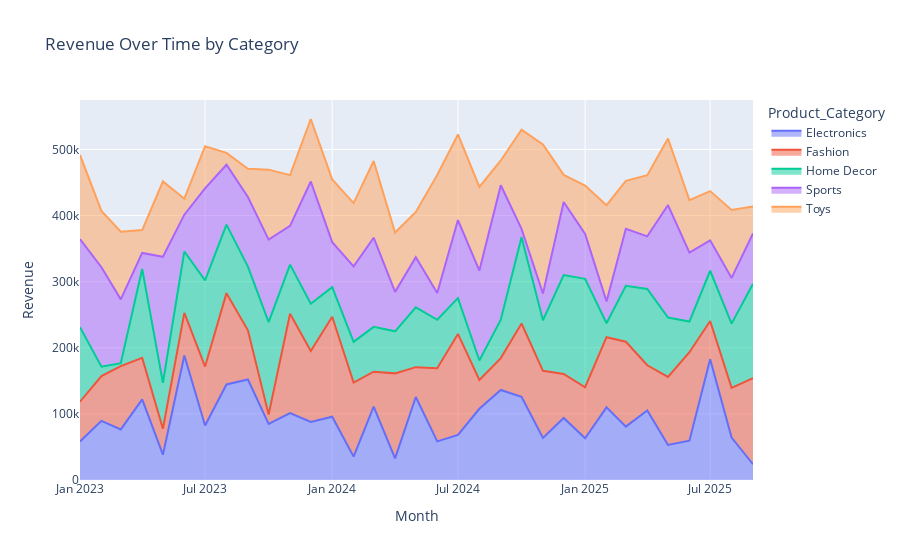

The notebook cell saved with this chart:
### Code cell
fig=px.area(monthly_sales, 
              x='Month', y='Revenue', color='Product_Category', 
              line_group='Product_Category', title='Revenue Over Time by Category')
fig.update_layout(xaxis_title='Month', yaxis_title='Revenue')
fig.show()

### Figure 1 — Plotly figure (JSON) as saved in the notebook; plotly's stock layout.template omitted (floating-point values rounded to 4 significant figures)
{"data": [{"fillpattern": {"shape": ""}, "hovertemplate": "Product_Category=Electronics<br>Month=%{x}<br>Revenue=%{y}<extra></extra>", "legendgroup": "Electronics", "line": {"color": "#636efa"}, "marker": {"symbol": "circle"}, "mode": "lines", "name": "Electronics", "orientation": "v", "showlegend": true, "stackgroup": "1", "type": "scatter", "x": ["2023-01", "2023-02", "2023-03", "2023-04", "2023-05", "2023-06", "2023-07", "2023-08", "2023-09", "2023-10", "2023-11", "2023-12", "2024-01", "2024-02", "2024-03", "2024-04", "2024-05", "2024-06", "2024-07", "2024-08", "2024-09", "2024-10", "2024-11", "2024-12", "2025-01", "2025-02", "2025-03", "2025-04", "2025-05", "2025-06", "2025-07", "2025-08", "2025-09"], "xaxis": "x", "y": [58340.0, 89430.0, 76560.0, 121900.0, 38320.0, 188300.0, 82470.0, 144500.0, 152100.0, 84760.0, 101100.0, 87810.0, 95680.0, 35360.0, 111100.0, 32620.0, 125600.0, 58495, 68330.0, 107800.0, 136200.0, 125800.0, 63740.0, 93870.0, 63120.0, 109900.0, 80720.0, 105100.0, 53090.0, 59410.0, 182600.0, 64150.0, 23840.0], "yaxis": "y"}, {"fillpattern": {"shape": ""}, "hovertemplate": "Product_Category=Fashion<br>Month=%{x}<br>Revenue=%{y}<extra></extra>", "legendgroup": "Fashion", "line": {"color": "#EF553B"}, "marker": {"symbol": "circle"}, "mode": "lines", "name": "Fashion", "orientation": "v", "showlegend": true, "stackgroup": "1", "type": "scatter", "x": ["2023-01", "2023-02", "2023-03", "2023-04", "2023-05", "2023-06", "2023-07", "2023-08", "2023-09", "2023-10", "2023-11", "2023-12", "2024-01", "2024-02", "2024-03", "2024-04", "2024-05", "2024-06", "2024-07", "2024-08", "2024-09", "2024-10", "2024-11", "2024-12", "2025-01", "2025-02", "2025-03", "2025-04", "2025-05", "2025-06", "2025-07", "2025-08", "2025-09"], "xaxis": "x", "y": [60080.0, 67910.0, 95605, 62800.0, 39230.0, 64450.0, 89120.0, 138100.0, 74360.0, 14450.0, 150300.0, 107300.0, 151300.0, 111900.0, 52740.0, 128700.0, 45080.0, 110500.0, 152700.0, 43530.0, 48140.0, 110900.0, 101400.0, 66600.0, 77180.0, 106200.0, 128500.0, 68480.0, 102900.0, 133900.0, 58020.0, 75270.0, 130400.0], "yaxis": "y"}, {"fillpattern": {"shape": ""}, "hovertemplate": "Product_Category=Home Decor<br>Month=%{x}<br>Revenue=%{y}<extra></extra>", "legendgroup": "Home Decor", "line": {"color": "#00cc96"}, "marker": {"symbol": "circle"}, "mode": "lines", "name": "Home Decor", "orientation": "v", "showlegend": true, "stackgroup": "1", "type": "scatter", "x": ["2023-01", "2023-02", "2023-03", "2023-04", "2023-05", "2023-06", "2023-07", "2023-08", "2023-09", "2023-10", "2023-11", "2023-12", "2024-01", "2024-02", "2024-03", "2024-04", "2024-05", "2024-06", "2024-07", "2024-08", "2024-09", "2024-10", "2024-11", "2024-12", "2025-01", "2025-02", "2025-03", "2025-04", "2025-05", "2025-06", "2025-07", "2025-08", "2025-09"], "xaxis": "x", "y": [112600.0, 14140.0, 4669, 134500.0, 69520.0, 92910.0, 130500.0, 103600.0, 96320.0, 139700.0, 74400.0, 71512, 44670.0, 61760.0, 67730.0, 63610.0, 90610.0, 73360.0, 54090.0, 29500.0, 58130.0, 130500.0, 76530.0, 149600.0, 164000.0, 21030.0, 84670.0, 115600.0, 89770.0, 46370.0, 75960.0, 97180.0, 142500.0], "yaxis": "y"}, {"fillpattern": {"shape": ""}, "hovertemplate": "Product_Category=Sports<br>Month=%{x}<br>Revenue=%{y}<extra></extra>", "legendgroup": "Sports", "line": {"color": "#ab63fa"}, "marker": {"symbol": "circle"}, "mode": "lines", "name": "Sports", "orientation": "v", "showlegend": true, "stackgroup": "1", "type": "scatter", "x": ["2023-01", "2023-02", "2023-03", "2023-04", "2023-05", "2023-06", "2023-07", "2023-08", "2023-09", "2023-10", "2023-11", "2023-12", "2024-01", "2024-02", "2024-03", "2024-04", "2024-05", "2024-06", "2024-07", "2024-08", "2024-09", "2024-10", "2024-11", "2024-12", "2025-01", "2025-02", "2025-03", "2025-04", "2025-05", "2025-06", "2025-07", "2025-08", "2025-09"], "xaxis": "x", "y": [133300.0, 150400.0, 96430.0, 24340.0, 190600.0, 55730.0, 139000.0, 90650.0, 105400.0, 124700.0, 58710.0, 185000.0, 68180.0, 114100.0, 134900.0, 59680.0, 75640.0, 40660.0, 118200.0, 136000.0, 203300.0, 12594, 40430.0, 110500.0, 68120.0, 33060.0, 86260.0, 79410.0, 170100.0, 104200.0, 46120.0, 69150.0, 76300.0], "yaxis": "y"}, {"fillpattern": {"shape": ""}, "hovertemplate": "Product_Category=Toys<br>Month=%{x}<br>Revenue=%{y}<extra></extra>", "legendgroup": "Toys", "line": {"color": "#FFA15A"}, "marker": {"symbol": "circle"}, "mode": "lines", "name": "Toys", "orientation": "v", "showlegend": true, "stackgroup": "1", "type": "scatter", "x": ["2023-01", "2023-02", "2023-03", "2023-04", "2023-05", "2023-06", "2023-07", "2023-08", "2023-09", "2023-10", "2023-11", "2023-12", "2024-01", "2024-02", "2024-03", "2024-04", "2024-05", "2024-06", "2024-07", "2024-08", "2024-09", "2024-10", "2024-11", "2024-12", "2025-01", "2025-02", "2025-03", "2025-04", "2025-05", "2025-06", "2025-07", "2025-08", "2025-09"], "xaxis": "x", "y": [127500.0, 85100.0, 102400.0, 34480.0, 114000.0, 24180.0, 63870.0, 17870.0, 42620.0, 105900.0, 76660.0, 94520.0, 94830.0, 95790.0, 116100.0, 89780.0, 68520.0, 178500.0, 129500.0, 126400.0, 37560.0, 150200.0, 225500.0, 41070.0, 73090.0, 145500.0, 72590.0, 92590.0, 100800.0, 79530.0, 74400.0, 102800.0, 40760.0], "yaxis": "y"}], "layout": {"legend": {"title": {"text": "Product_Category"}, "tracegroupgap": 0}, "title": {"text": "Revenue Over Time by Category"}, "xaxis": {"anchor": "y", "domain": [0, 1], "title": {"text": "Month"}}, "yaxis": {"anchor": "x", "domain": [0, 1], "title": {"text": "Revenue"}}}}
